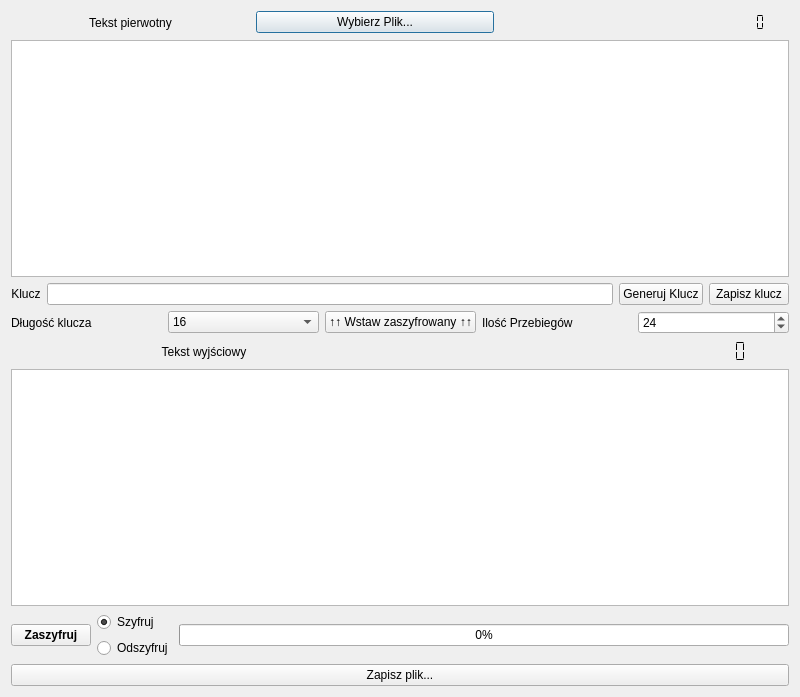
<?xml version="1.0" encoding="UTF-8"?>
<ui version="4.0">
 <class>calaSiatka</class>
 <widget class="QDialog" name="calaSiatka">
  <property name="windowModality">
   <enum>Qt::NonModal</enum>
  </property>
  <property name="enabled">
   <bool>true</bool>
  </property>
  <property name="geometry">
   <rect>
    <x>0</x>
    <y>0</y>
    <width>800</width>
    <height>697</height>
   </rect>
  </property>
  <property name="minimumSize">
   <size>
    <width>800</width>
    <height>0</height>
   </size>
  </property>
  <property name="contextMenuPolicy">
   <enum>Qt::DefaultContextMenu</enum>
  </property>
  <property name="windowTitle">
   <string>Szyfrowanie Siecią Feistla</string>
  </property>
  <property name="windowIcon">
   <iconset>
    <normaloff>../../.designer/backup/assets/icon.ico</normaloff>../../.designer/backup/assets/icon.ico</iconset>
  </property>
  <property name="windowOpacity">
   <double>1.000000000000000</double>
  </property>
  <layout class="QGridLayout" name="gridLayout">
   <item row="0" column="0">
    <layout class="QVBoxLayout" name="glownaKolumna">
     <item>
      <layout class="QHBoxLayout" name="linia1">
       <item>
        <widget class="QLabel" name="tekstJawnyLabel">
         <property name="text">
          <string>Tekst pierwotny</string>
         </property>
         <property name="alignment">
          <set>Qt::AlignCenter</set>
         </property>
        </widget>
       </item>
       <item>
        <widget class="QPushButton" name="otworzPlik">
         <property name="text">
          <string>Wybierz Plik...</string>
         </property>
        </widget>
       </item>
       <item>
        <widget class="QLCDNumber" name="licznikTekstuJawnego">
         <property name="toolTip">
          <string>&lt;html&gt;&lt;head/&gt;&lt;body&gt;&lt;p&gt;Autor: Piotr Król&lt;/p&gt;&lt;/body&gt;&lt;/html&gt;</string>
         </property>
         <property name="frameShape">
          <enum>QFrame::NoFrame</enum>
         </property>
         <property name="digitCount">
          <number>30</number>
         </property>
         <property name="segmentStyle">
          <enum>QLCDNumber::Flat</enum>
         </property>
        </widget>
       </item>
      </layout>
     </item>
     <item>
      <widget class="QPlainTextEdit" name="tekstJawny"/>
     </item>
     <item>
      <layout class="QHBoxLayout" name="linia2">
       <item>
        <widget class="QLabel" name="kluczLabel">
         <property name="text">
          <string>Klucz</string>
         </property>
         <property name="alignment">
          <set>Qt::AlignCenter</set>
         </property>
         <property name="buddy">
          <cstring>klucz</cstring>
         </property>
        </widget>
       </item>
       <item>
        <widget class="QLineEdit" name="klucz">
         <property name="sizePolicy">
          <sizepolicy hsizetype="Expanding" vsizetype="Fixed">
           <horstretch>0</horstretch>
           <verstretch>0</verstretch>
          </sizepolicy>
         </property>
         <property name="autoFillBackground">
          <bool>false</bool>
         </property>
         <property name="maxLength">
          <number>4</number>
         </property>
        </widget>
       </item>
       <item>
        <widget class="QPushButton" name="przyciskGeneruj">
         <property name="text">
          <string>Generuj Klucz</string>
         </property>
        </widget>
       </item>
       <item>
        <widget class="QPushButton" name="zapiszKlucz">
         <property name="text">
          <string>Zapisz klucz</string>
         </property>
        </widget>
       </item>
      </layout>
     </item>
     <item>
      <layout class="QHBoxLayout" name="linia4">
       <item>
        <widget class="QLabel" name="dlugoscKluczaLabel">
         <property name="text">
          <string>Długość klucza</string>
         </property>
         <property name="wordWrap">
          <bool>true</bool>
         </property>
         <property name="buddy">
          <cstring>dlugoscKlucza</cstring>
         </property>
        </widget>
       </item>
       <item>
        <widget class="QComboBox" name="dlugoscKlucza">
         <property name="currentText">
          <string>16</string>
         </property>
         <item>
          <property name="text">
           <string>16</string>
          </property>
         </item>
         <item>
          <property name="text">
           <string>32</string>
          </property>
         </item>
         <item>
          <property name="text">
           <string>64</string>
          </property>
         </item>
         <item>
          <property name="text">
           <string>128</string>
          </property>
         </item>
         <item>
          <property name="text">
           <string>256</string>
          </property>
         </item>
         <item>
          <property name="text">
           <string>512</string>
          </property>
         </item>
         <item>
          <property name="text">
           <string>1024</string>
          </property>
         </item>
         <item>
          <property name="text">
           <string>2048</string>
          </property>
         </item>
        </widget>
       </item>
       <item>
        <widget class="QPushButton" name="przyciskZamien">
         <property name="text">
          <string>↑↑ Wstaw zaszyfrowany ↑↑</string>
         </property>
        </widget>
       </item>
       <item>
        <widget class="QLabel" name="liczbaPrzebiegowLabel">
         <property name="text">
          <string>Ilość Przebiegów</string>
         </property>
         <property name="wordWrap">
          <bool>true</bool>
         </property>
         <property name="buddy">
          <cstring>liczbaPrzebiegow</cstring>
         </property>
        </widget>
       </item>
       <item>
        <widget class="QSpinBox" name="liczbaPrzebiegow">
         <property name="maximum">
          <number>9999999</number>
         </property>
         <property name="value">
          <number>24</number>
         </property>
        </widget>
       </item>
      </layout>
     </item>
     <item>
      <layout class="QHBoxLayout" name="linia3">
       <item>
        <widget class="QLabel" name="tekstZaszyfrowanyLabel">
         <property name="text">
          <string>Tekst wyjściowy</string>
         </property>
         <property name="alignment">
          <set>Qt::AlignCenter</set>
         </property>
         <property name="buddy">
          <cstring>tekstZaszyfrowany</cstring>
         </property>
        </widget>
       </item>
       <item>
        <widget class="QLCDNumber" name="licznikTekstuZaszyfrowanego">
         <property name="frameShape">
          <enum>QFrame::NoFrame</enum>
         </property>
         <property name="digitCount">
          <number>30</number>
         </property>
         <property name="segmentStyle">
          <enum>QLCDNumber::Flat</enum>
         </property>
        </widget>
       </item>
      </layout>
     </item>
     <item>
      <widget class="QPlainTextEdit" name="tekstZaszyfrowany">
       <property name="enabled">
        <bool>true</bool>
       </property>
       <property name="acceptDrops">
        <bool>false</bool>
       </property>
       <property name="undoRedoEnabled">
        <bool>false</bool>
       </property>
       <property name="readOnly">
        <bool>true</bool>
       </property>
       <property name="plainText">
        <string notr="true"/>
       </property>
       <property name="placeholderText">
        <string notr="true"/>
       </property>
      </widget>
     </item>
     <item>
      <layout class="QHBoxLayout" name="linia5">
       <item>
        <widget class="QPushButton" name="buttonSzyfruj">
         <property name="sizePolicy">
          <sizepolicy hsizetype="Minimum" vsizetype="Fixed">
           <horstretch>0</horstretch>
           <verstretch>0</verstretch>
          </sizepolicy>
         </property>
         <property name="font">
          <font>
           <weight>75</weight>
           <bold>true</bold>
          </font>
         </property>
         <property name="whatsThis">
          <string/>
         </property>
         <property name="text">
          <string>Zaszyfruj</string>
         </property>
        </widget>
       </item>
       <item>
        <layout class="QVBoxLayout" name="pojemnikNaRadio">
         <item>
          <widget class="QRadioButton" name="szyfrujRadio">
           <property name="text">
            <string>Szyfruj</string>
           </property>
           <property name="checked">
            <bool>true</bool>
           </property>
          </widget>
         </item>
         <item>
          <widget class="QRadioButton" name="odszyfrujRadio">
           <property name="text">
            <string>Odszyfruj</string>
           </property>
          </widget>
         </item>
        </layout>
       </item>
       <item>
        <widget class="QProgressBar" name="progressBar">
         <property name="value">
          <number>0</number>
         </property>
         <property name="textVisible">
          <bool>true</bool>
         </property>
         <property name="invertedAppearance">
          <bool>false</bool>
         </property>
         <property name="format">
          <string>%p%</string>
         </property>
        </widget>
       </item>
      </layout>
     </item>
     <item>
      <layout class="QHBoxLayout" name="linia6">
       <item>
        <widget class="QPushButton" name="zapiszTekstZaszyfrowany">
         <property name="text">
          <string>Zapisz plik...</string>
         </property>
        </widget>
       </item>
      </layout>
     </item>
    </layout>
   </item>
  </layout>
 </widget>
 <tabstops>
  <tabstop>tekstZaszyfrowany</tabstop>
  <tabstop>zapiszTekstZaszyfrowany</tabstop>
 </tabstops>
 <resources/>
 <connections>
  <connection>
   <sender>otworzPlik</sender>
   <signal>clicked()</signal>
   <receiver>calaSiatka</receiver>
   <slot>otworz_plik()</slot>
   <hints>
    <hint type="sourcelabel">
     <x>475</x>
     <y>32</y>
    </hint>
    <hint type="destinationlabel">
     <x>456</x>
     <y>5</y>
    </hint>
   </hints>
  </connection>
  <connection>
   <sender>zapiszTekstZaszyfrowany</sender>
   <signal>clicked()</signal>
   <receiver>calaSiatka</receiver>
   <slot>zapisz_plik()</slot>
   <hints>
    <hint type="sourcelabel">
     <x>403</x>
     <y>666</y>
    </hint>
    <hint type="destinationlabel">
     <x>401</x>
     <y>692</y>
    </hint>
   </hints>
  </connection>
  <connection>
   <sender>przyciskZamien</sender>
   <signal>clicked()</signal>
   <receiver>calaSiatka</receiver>
   <slot>wstaw_szyfrowany()</slot>
   <hints>
    <hint type="sourcelabel">
     <x>393</x>
     <y>328</y>
    </hint>
    <hint type="destinationlabel">
     <x>907</x>
     <y>196</y>
    </hint>
   </hints>
  </connection>
  <connection>
   <sender>przyciskGeneruj</sender>
   <signal>clicked()</signal>
   <receiver>calaSiatka</receiver>
   <slot>generuj_klucz()</slot>
   <hints>
    <hint type="sourcelabel">
     <x>686</x>
     <y>298</y>
    </hint>
    <hint type="destinationlabel">
     <x>914</x>
     <y>278</y>
    </hint>
   </hints>
  </connection>
  <connection>
   <sender>zapiszKlucz</sender>
   <signal>clicked()</signal>
   <receiver>calaSiatka</receiver>
   <slot>zapisz_klucz()</slot>
   <hints>
    <hint type="sourcelabel">
     <x>748</x>
     <y>291</y>
    </hint>
    <hint type="destinationlabel">
     <x>907</x>
     <y>306</y>
    </hint>
   </hints>
  </connection>
 </connections>
 <slots>
  <slot>browseSlot()</slot>
  <slot>file_save()</slot>
  <slot>zapisz_plik()</slot>
  <slot>otworz_plik()</slot>
  <slot>wstaw_szyfrowany()</slot>
  <slot>generuj_klucz()</slot>
  <slot>zapisz_klucz()</slot>
 </slots>
</ui>
